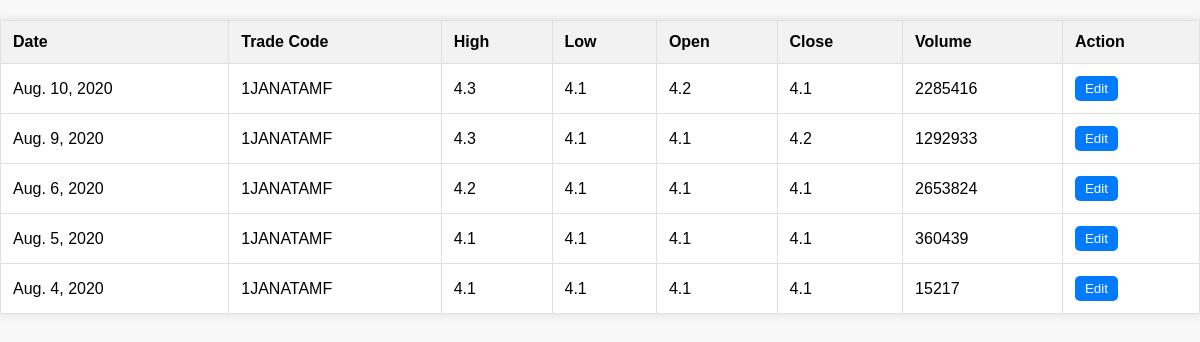
The page / on the database its author committed.
### myapp/models.py (models this page shows, shortened)
class StockData(models.Model):
    date = models.DateField()
    trade_code = models.CharField(max_length=20)
    high = models.FloatField()
    low = models.FloatField()
    open = models.FloatField()
    close = models.FloatField()
    volume = models.IntegerField()

### myapp/views.py (the view)
# urls.py: path('', StockListView.as_view(), name='stock_list'),
class StockListView(ListView):
    model = StockData
    template_name = 'myapp/stock_list.html'  # Specify the template containing your table
    context_object_name = 'stocks'

### myapp/templates/myapp/stock_list.html (shortened to what this page needs)
<table id="editable-table">
    <thead>
        <tr>
            <th>Date</th>
            <th>Trade Code</th>
            <th>High</th>
            <th>Low</th>
            <th>Open</th>
            <th>Close</th>
            <th>Volume</th>
            <th>Action</th>
        </tr>
    </thead>
    <tbody>
        {% for stock in stocks|slice:":5" %}
            <tr>
                <td contenteditable="true">{{ stock.date }}</td>
                <td contenteditable="true">{{ stock.trade_code }}</td>
                <td contenteditable="true">{{ stock.high }}</td>
                <td contenteditable="true">{{ stock.low }}</td>
                <td contenteditable="true">{{ stock.open }}</td>
                <td contenteditable="true">{{ stock.close }}</td>
                <td contenteditable="true">{{ stock.volume }}</td>
                <td>
                    <button class="edit-btn">Edit</button>
                </td>
            </tr>
        {% endfor %}
    </tbody>
</table>

### myapp/templates/myapp/stock_list.html (style rules this page uses)
table { width: 100%; border-collapse: collapse; margin-top: 20px; background-color: #fff; box-shadow: 0 0 10px rgba(0, 0, 0, 0.1); }
th, td { border: 1px solid #e0e0e0; text-align: left; padding: 12px; }
th { background-color: #f2f2f2; font-weight: bold; }
.edit-btn { cursor: pointer; background-color: #007BFF; color: #fff; border: none; padding: 5px 10px; border-radius: 5px; }

### rows shown on the page
StockData: date "Aug. 10, 2020", trade_code "1JANATAMF", high "4.3", low "4.1", open "4.2", close "4.1", volume "2285416"
StockData: date "Aug. 9, 2020", trade_code "1JANATAMF", high "4.3", low "4.1", open "4.1", close "4.2", volume "1292933"
StockData: date "Aug. 6, 2020", trade_code "1JANATAMF", high "4.2", low "4.1", open "4.1", close "4.1", volume "2653824"
StockData: date "Aug. 5, 2020", trade_code "1JANATAMF", high "4.1", low "4.1", open "4.1", close "4.1", volume "360439"
StockData: date "Aug. 4, 2020", trade_code "1JANATAMF", high "4.1", low "4.1", open "4.1", close "4.1", volume "15217"
